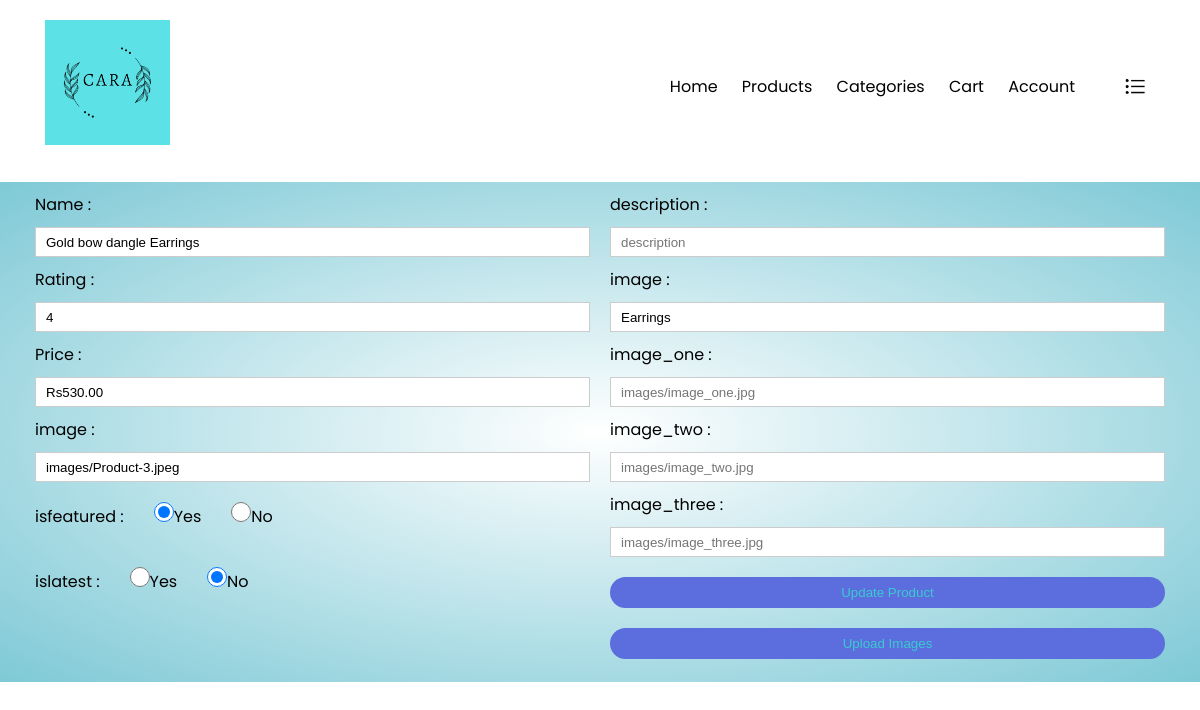
/editproduct.php?id=3, run on the app's committed database.
### tables this page shows
CREATE TABLE `product` (
  `id` int(11) NOT NULL AUTO_INCREMENT,
  `name` varchar(255) DEFAULT NULL,
  `rating` varchar(45) DEFAULT NULL,
  `price` varchar(45) DEFAULT NULL,
  `image` varchar(255) DEFAULT NULL,
  `isfeatured` varchar(45) DEFAULT NULL,
  `islatest` varchar(45) DEFAULT NULL,
  `description` varchar(255) DEFAULT NULL,
  `category` varchar(45) DEFAULT NULL,
  `image_two` varchar(255) DEFAULT NULL,
  `image_three` varchar(255) DEFAULT NULL,
  `image_one` varchar(255) DEFAULT NULL,
  PRIMARY KEY (`id`)
);

### editproduct.php (the view, shortened to what this page needs)
<!DOCTYPE html>
<html lang="en">
<head>
    <link rel="stylesheet" href="style.css">
    <link rel="stylesheet" href="https://cdn.jsdelivr.net/npm/@fortawesome/fontawesome-free@5.15.4/css/fontawesome.min.css">
</head>
<body>
    <?php include('common/header.php');
    include('backend/dbconnection.php');
    $id = $_GET['id'];
    $sql = "SELECT * FROM product WHERE id = $id";
    $result = mysqli_query($conn, $sql);
    while($res = mysqli_fetch_array($result, MYSQLI_ASSOC)){
        $name = $res['name'];
        $rating = $res['rating'];
        $price = $res['price'];
        $image = $res['image'];
        $isfeatured = $res['isfeatured'];
        $islatest = $res['islatest'];
        $description = $res['description'];
        $category = $res['category'];
        $image_two = $res['image_two'];
        $image_three = $res['image_three'];
        $image_one = $res['image_one'];
    }
    ?>
<div style="background: radial-gradient(#fff,#7ec9d6); height: 500px; margin-top: 10px;">
    <div class="container">
        <div class="row">
             <form id="addProductForm" action="backend/updateProduct.php" method="POST" >
                <div class="column">
                    <label for="name"> Name : </label>
                    <input type="text" name="name" placeholder="Name" value='<?php echo $name;?>' required>
                    <label for="rating"> Rating : </label>
                    <input type="text" name="rating" placeholder="Rating" value='<?php echo $rating;?>' required>
                    <label for="price"> Price : </label>
                    <input type="text" name="price" placeholder="Price" value='<?php echo $price;?>' required>
                    <label for="image"> image : </label>
                    <input type="text" name="image" placeholder="Image" value='<?php echo $image;?>' required>
                    <label for="isfeatured"> isfeatured : &nbsp;&nbsp;&nbsp;&nbsp;&nbsp;</label>
                    <input type="radio" name="isfeatured" style="width: 20px; height: 20px;"
                        <?php if (isset($isfeatured) && $isfeatured==1) echo "checked";?> value="1">Yes &nbsp;&nbsp;&nbsp;&nbsp;&nbsp;
                    <input type="radio" name="isfeatured" style="width: 20px; height: 20px;"
                        <?php if (isset($isfeatured) && $isfeatured==0) echo "checked";?> value="0">No &nbsp;&nbsp;&nbsp;&nbsp;&nbsp;
                    <br />
                    <br />
                    <label for="islatest"> islatest : &nbsp;&nbsp;&nbsp;&nbsp;&nbsp;</label>
                    <input type="radio" name="islatest" style="width: 20px; height: 20px;"
                        <?php if (isset($islatest) && $islatest==1) echo "checked";?> value="1">Yes &nbsp;&nbsp;&nbsp;&nbsp;&nbsp;
                    <input type="radio" name="islatest" style="width: 20px; height: 20px;"
                        <?php if (isset($islatest) && $islatest==0) echo "checked";?> value="0">No &nbsp;&nbsp;&nbsp;&nbsp;&nbsp;
                    <br />
                    <br />
                </div>
                <div class="column">
                    <label for="description"> description : </label>
                    <input type="text" name="description" placeholder="description" value='<?php echo $description;?>' required>
                    <label for="category"> image : </label>
                    <input type="text" name="category" placeholder="category" value='<?php echo $category;?>' required>
                    <label for="image_one"> image_one : </label>
                    <input type="text" name="image_one" placeholder="images/image_one.jpg" value='<?php echo $image_one;?>' required>
                    <label for="image_two"> image_two : </label>
                    <input type="text" name="image_two" placeholder="images/image_two.jpg" value='<?php echo $image_two;?>' required>
                    <label for="image_three"> image_three : </label>
                    <input type="text" name="image_three" placeholder="images/image_three.jpg" value='<?php echo $image_three;?>' required>
                    <button type="submit" class="btn">Update Product</button>
                    <a href="uploadFiles.php"><button type="button" class="btn">Upload Images</button></a>
                    <br />
                 </div>
             </form>
        </div>
    </div>
</div>
</body>
</body>
</html>

### style.css (style rules this page uses)
* { margin: 0; padding: 0; box-sizing: border-box; }
body { font-family: 'Poppins', sans-serif; }
a { text-decoration: none; color: black; }
.container { max-width: 1300px; margin: auto; padding-left: 25px; padding-right: 25px; }
.row { display: flex; align-items: center; flex-wrap: wrap; justify-content: space-around; }
.btn { display: inline-block; background: #5c6ddd; color: rgb(57, 203, 208); padding: 8px 30px; margin: 30px 0; border-radius: 30px; transition: background 0.5s; }
form input { width: 100%; height: 30px; margin: 10px 0; padding: 0 10px; border: 1px solid #ccc; }
form .btn { width: 100%; border: none; cursor: pointer; margin: 10px 0; }
form a { font-size: 12px; }

### editproduct.php (style rules this page uses)
.column { float: left; width: 50%; padding: 10px; height: 300px; }
.row:after { content: ""; display: table; clear: both; }

### data on the page
product: name "Gold bow dangle Earrings", rating "4", price "Rs530.00", image "images/Product-3.jpeg", isfeatured "☑", islatest "☑", category "Earrings"
